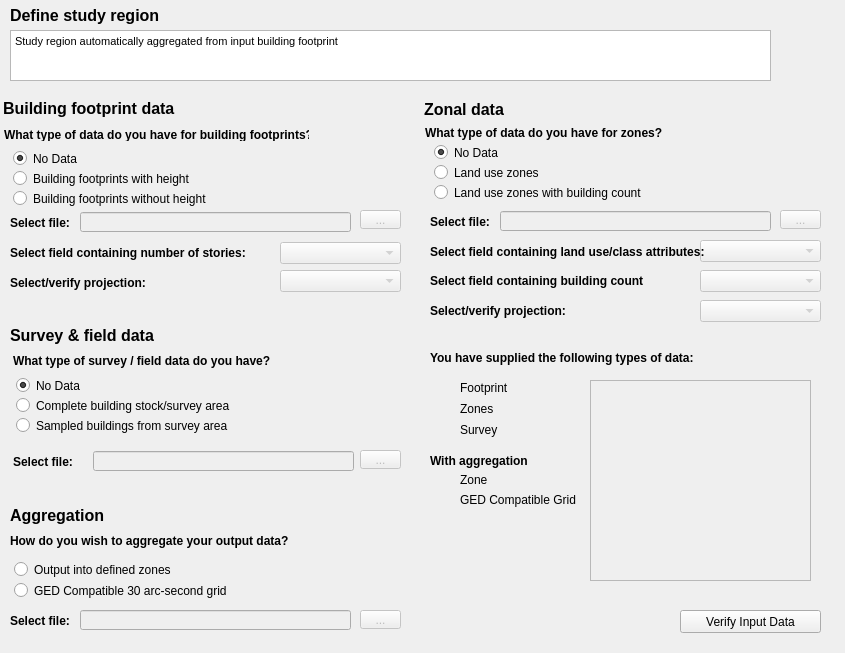
<?xml version="1.0" encoding="UTF-8"?>
<ui version="4.0">
 <class>widgetDataInput</class>
 <widget class="QWidget" name="widgetDataInput">
  <property name="geometry">
   <rect>
    <x>0</x>
    <y>0</y>
    <width>845</width>
    <height>653</height>
   </rect>
  </property>
  <property name="windowTitle">
   <string>Form</string>
  </property>
  <widget class="QWidget" name="widgetSurvey" native="true">
   <property name="geometry">
    <rect>
     <x>0</x>
     <y>310</y>
     <width>401</width>
     <height>181</height>
    </rect>
   </property>
   <widget class="QLabel" name="lb_svy_select_file">
    <property name="geometry">
     <rect>
      <x>13</x>
      <y>141</y>
      <width>71</width>
      <height>21</height>
     </rect>
    </property>
    <property name="font">
     <font>
      <weight>75</weight>
      <bold>true</bold>
     </font>
    </property>
    <property name="text">
     <string>Select file:</string>
    </property>
   </widget>
   <widget class="QLabel" name="img_lb_svy_desc_help">
    <property name="geometry">
     <rect>
      <x>280</x>
      <y>40</y>
      <width>16</width>
      <height>21</height>
     </rect>
    </property>
    <property name="text">
     <string/>
    </property>
    <property name="pixmap">
     <pixmap resource="resources/SIDDResource.qrc">:/imgs/icons/help.png</pixmap>
    </property>
   </widget>
   <widget class="QLabel" name="lb_svy_desc">
    <property name="geometry">
     <rect>
      <x>13</x>
      <y>43</y>
      <width>271</width>
      <height>16</height>
     </rect>
    </property>
    <property name="font">
     <font>
      <weight>75</weight>
      <bold>true</bold>
     </font>
    </property>
    <property name="text">
     <string>What type of survey / field data do you have?</string>
    </property>
   </widget>
   <widget class="QToolButton" name="btn_svy_select_file">
    <property name="enabled">
     <bool>false</bool>
    </property>
    <property name="geometry">
     <rect>
      <x>360</x>
      <y>140</y>
      <width>41</width>
      <height>19</height>
     </rect>
    </property>
    <property name="cursor">
     <cursorShape>ArrowCursor</cursorShape>
    </property>
    <property name="text">
     <string>...</string>
    </property>
   </widget>
   <widget class="QRadioButton" name="radio_svy_op3">
    <property name="geometry">
     <rect>
      <x>16</x>
      <y>107</y>
      <width>381</width>
      <height>17</height>
     </rect>
    </property>
    <property name="text">
     <string>Sampled buildings from survey area</string>
    </property>
   </widget>
   <widget class="QRadioButton" name="radio_svy_op1">
    <property name="geometry">
     <rect>
      <x>16</x>
      <y>67</y>
      <width>381</width>
      <height>17</height>
     </rect>
    </property>
    <property name="text">
     <string>No Data</string>
    </property>
    <property name="checked">
     <bool>true</bool>
    </property>
   </widget>
   <widget class="QRadioButton" name="radio_svy_op2">
    <property name="geometry">
     <rect>
      <x>16</x>
      <y>87</y>
      <width>381</width>
      <height>17</height>
     </rect>
    </property>
    <property name="text">
     <string>Complete building stock/survey area</string>
    </property>
   </widget>
   <widget class="QLineEdit" name="txt_svy_select_file">
    <property name="enabled">
     <bool>false</bool>
    </property>
    <property name="geometry">
     <rect>
      <x>93</x>
      <y>141</y>
      <width>261</width>
      <height>20</height>
     </rect>
    </property>
   </widget>
   <widget class="QLabel" name="lb_svy_title">
    <property name="geometry">
     <rect>
      <x>10</x>
      <y>10</y>
      <width>331</width>
      <height>31</height>
     </rect>
    </property>
    <property name="font">
     <font>
      <pointsize>12</pointsize>
      <weight>75</weight>
      <bold>true</bold>
     </font>
    </property>
    <property name="text">
     <string>Survey &amp; field data</string>
    </property>
   </widget>
  </widget>
  <widget class="QWidget" name="widgetResult" native="true">
   <property name="geometry">
    <rect>
     <x>420</x>
     <y>340</y>
     <width>411</width>
     <height>301</height>
    </rect>
   </property>
   <widget class="QLabel" name="lb_verify_title">
    <property name="geometry">
     <rect>
      <x>10</x>
      <y>10</y>
      <width>301</width>
      <height>16</height>
     </rect>
    </property>
    <property name="font">
     <font>
      <weight>75</weight>
      <bold>true</bold>
     </font>
    </property>
    <property name="text">
     <string>You have supplied the following types of data:</string>
    </property>
   </widget>
   <widget class="QLabel" name="img_lb_verify_fp">
    <property name="geometry">
     <rect>
      <x>10</x>
      <y>38</y>
      <width>21</width>
      <height>21</height>
     </rect>
    </property>
    <property name="text">
     <string/>
    </property>
   </widget>
   <widget class="QLabel" name="img_lb_verify_zones">
    <property name="geometry">
     <rect>
      <x>10</x>
      <y>59</y>
      <width>21</width>
      <height>21</height>
     </rect>
    </property>
    <property name="text">
     <string/>
    </property>
   </widget>
   <widget class="QLabel" name="lb_verify_fp">
    <property name="geometry">
     <rect>
      <x>40</x>
      <y>38</y>
      <width>111</width>
      <height>20</height>
     </rect>
    </property>
    <property name="text">
     <string>Footprint</string>
    </property>
   </widget>
   <widget class="QLabel" name="lb_verify_svy">
    <property name="geometry">
     <rect>
      <x>40</x>
      <y>80</y>
      <width>111</width>
      <height>20</height>
     </rect>
    </property>
    <property name="text">
     <string>Survey</string>
    </property>
   </widget>
   <widget class="QLabel" name="lb_verify_zones">
    <property name="geometry">
     <rect>
      <x>40</x>
      <y>59</y>
      <width>111</width>
      <height>20</height>
     </rect>
    </property>
    <property name="text">
     <string>Zones</string>
    </property>
   </widget>
   <widget class="QLabel" name="img_lb_verify_svy">
    <property name="geometry">
     <rect>
      <x>10</x>
      <y>80</y>
      <width>21</width>
      <height>21</height>
     </rect>
    </property>
    <property name="text">
     <string/>
    </property>
   </widget>
   <widget class="QLabel" name="lb_verify_aggregation">
    <property name="geometry">
     <rect>
      <x>10</x>
      <y>113</y>
      <width>171</width>
      <height>16</height>
     </rect>
    </property>
    <property name="font">
     <font>
      <weight>75</weight>
      <bold>true</bold>
     </font>
    </property>
    <property name="text">
     <string>With aggregation</string>
    </property>
   </widget>
   <widget class="QLabel" name="img_lb_verify_agg_grid">
    <property name="geometry">
     <rect>
      <x>10</x>
      <y>150</y>
      <width>21</width>
      <height>21</height>
     </rect>
    </property>
    <property name="text">
     <string/>
    </property>
   </widget>
   <widget class="QLabel" name="img_lb_verify_agg_zone">
    <property name="geometry">
     <rect>
      <x>10</x>
      <y>130</y>
      <width>21</width>
      <height>21</height>
     </rect>
    </property>
    <property name="text">
     <string/>
    </property>
   </widget>
   <widget class="QLabel" name="lb_verify_agg_zone">
    <property name="geometry">
     <rect>
      <x>40</x>
      <y>130</y>
      <width>131</width>
      <height>20</height>
     </rect>
    </property>
    <property name="text">
     <string>Zone</string>
    </property>
   </widget>
   <widget class="QLabel" name="lb_verify_agg_grid">
    <property name="geometry">
     <rect>
      <x>40</x>
      <y>150</y>
      <width>131</width>
      <height>20</height>
     </rect>
    </property>
    <property name="text">
     <string>GED Compatible Grid</string>
    </property>
   </widget>
   <widget class="QTextBrowser" name="txt_verify_text">
    <property name="enabled">
     <bool>false</bool>
    </property>
    <property name="geometry">
     <rect>
      <x>170</x>
      <y>40</y>
      <width>221</width>
      <height>201</height>
     </rect>
    </property>
    <property name="html">
     <string>&lt;!DOCTYPE HTML PUBLIC &quot;-//W3C//DTD HTML 4.0//EN&quot; &quot;http://www.w3.org/TR/REC-html40/strict.dtd&quot;&gt;
&lt;html&gt;&lt;head&gt;&lt;meta name=&quot;qrichtext&quot; content=&quot;1&quot; /&gt;&lt;style type=&quot;text/css&quot;&gt;
p, li { white-space: pre-wrap; }
&lt;/style&gt;&lt;/head&gt;&lt;body style=&quot; font-family:'MS Shell Dlg 2'; font-size:8.25pt; font-weight:400; font-style:normal;&quot;&gt;
&lt;p style=&quot;-qt-paragraph-type:empty; margin-top:12px; margin-bottom:12px; margin-left:0px; margin-right:0px; -qt-block-indent:0; text-indent:0px; font-size:8pt;&quot;&gt;&lt;/p&gt;&lt;/body&gt;&lt;/html&gt;</string>
    </property>
   </widget>
   <widget class="QPushButton" name="btn_verify">
    <property name="enabled">
     <bool>true</bool>
    </property>
    <property name="geometry">
     <rect>
      <x>260</x>
      <y>270</y>
      <width>141</width>
      <height>23</height>
     </rect>
    </property>
    <property name="cursor">
     <cursorShape>ArrowCursor</cursorShape>
    </property>
    <property name="text">
     <string>Verify Input Data</string>
    </property>
   </widget>
  </widget>
  <widget class="QWidget" name="widgetAggr" native="true">
   <property name="geometry">
    <rect>
     <x>0</x>
     <y>490</y>
     <width>401</width>
     <height>151</height>
    </rect>
   </property>
   <widget class="QRadioButton" name="radio_aggr_op2">
    <property name="geometry">
     <rect>
      <x>14</x>
      <y>92</y>
      <width>381</width>
      <height>17</height>
     </rect>
    </property>
    <property name="text">
     <string>GED Compatible 30 arc-second grid</string>
    </property>
   </widget>
   <widget class="QLabel" name="lb_aggr_desc">
    <property name="geometry">
     <rect>
      <x>10</x>
      <y>43</y>
      <width>281</width>
      <height>16</height>
     </rect>
    </property>
    <property name="font">
     <font>
      <weight>75</weight>
      <bold>true</bold>
     </font>
    </property>
    <property name="text">
     <string>How do you wish to aggregate your output data?</string>
    </property>
   </widget>
   <widget class="QLabel" name="lb_aggr_title">
    <property name="geometry">
     <rect>
      <x>10</x>
      <y>10</y>
      <width>331</width>
      <height>31</height>
     </rect>
    </property>
    <property name="font">
     <font>
      <pointsize>12</pointsize>
      <weight>75</weight>
      <bold>true</bold>
     </font>
    </property>
    <property name="text">
     <string>Aggregation</string>
    </property>
   </widget>
   <widget class="QRadioButton" name="radio_aggr_op1">
    <property name="geometry">
     <rect>
      <x>14</x>
      <y>71</y>
      <width>381</width>
      <height>17</height>
     </rect>
    </property>
    <property name="text">
     <string>Output into defined zones </string>
    </property>
   </widget>
   <widget class="QLabel" name="img_lb_aggr_desc_help">
    <property name="geometry">
     <rect>
      <x>291</x>
      <y>41</y>
      <width>16</width>
      <height>21</height>
     </rect>
    </property>
    <property name="text">
     <string/>
    </property>
    <property name="pixmap">
     <pixmap resource="resources/SIDDResource.qrc">:/imgs/icons/help.png</pixmap>
    </property>
   </widget>
   <widget class="QToolButton" name="btn_aggr_grid_select_file">
    <property name="enabled">
     <bool>false</bool>
    </property>
    <property name="geometry">
     <rect>
      <x>360</x>
      <y>120</y>
      <width>41</width>
      <height>19</height>
     </rect>
    </property>
    <property name="cursor">
     <cursorShape>ArrowCursor</cursorShape>
    </property>
    <property name="text">
     <string>...</string>
    </property>
   </widget>
   <widget class="QLineEdit" name="txt_aggr_grid_select_file">
    <property name="enabled">
     <bool>false</bool>
    </property>
    <property name="geometry">
     <rect>
      <x>80</x>
      <y>120</y>
      <width>271</width>
      <height>20</height>
     </rect>
    </property>
   </widget>
   <widget class="QLabel" name="lb_aggr_grid_select_file">
    <property name="geometry">
     <rect>
      <x>10</x>
      <y>120</y>
      <width>71</width>
      <height>21</height>
     </rect>
    </property>
    <property name="font">
     <font>
      <weight>75</weight>
      <bold>true</bold>
     </font>
    </property>
    <property name="text">
     <string>Select file:</string>
    </property>
   </widget>
  </widget>
  <widget class="QWidget" name="widgetFootprint" native="true">
   <property name="geometry">
    <rect>
     <x>0</x>
     <y>90</y>
     <width>401</width>
     <height>221</height>
    </rect>
   </property>
   <widget class="QComboBox" name="cb_fp_story_field">
    <property name="enabled">
     <bool>false</bool>
    </property>
    <property name="geometry">
     <rect>
      <x>280</x>
      <y>152</y>
      <width>121</width>
      <height>22</height>
     </rect>
    </property>
   </widget>
   <widget class="QRadioButton" name="radio_fp_op2">
    <property name="geometry">
     <rect>
      <x>13</x>
      <y>80</y>
      <width>381</width>
      <height>17</height>
     </rect>
    </property>
    <property name="text">
     <string>Building footprints with height</string>
    </property>
   </widget>
   <widget class="QLineEdit" name="txt_fp_select_file">
    <property name="enabled">
     <bool>false</bool>
    </property>
    <property name="geometry">
     <rect>
      <x>80</x>
      <y>122</y>
      <width>271</width>
      <height>20</height>
     </rect>
    </property>
   </widget>
   <widget class="QLabel" name="lb_fp_select_file">
    <property name="geometry">
     <rect>
      <x>10</x>
      <y>122</y>
      <width>71</width>
      <height>21</height>
     </rect>
    </property>
    <property name="font">
     <font>
      <weight>75</weight>
      <bold>true</bold>
     </font>
    </property>
    <property name="text">
     <string>Select file:</string>
    </property>
   </widget>
   <widget class="QRadioButton" name="radio_fp_op3">
    <property name="geometry">
     <rect>
      <x>13</x>
      <y>100</y>
      <width>381</width>
      <height>17</height>
     </rect>
    </property>
    <property name="text">
     <string>Building footprints without height</string>
    </property>
   </widget>
   <widget class="QLabel" name="lb_fp_title">
    <property name="geometry">
     <rect>
      <x>3</x>
      <y>3</y>
      <width>341</width>
      <height>31</height>
     </rect>
    </property>
    <property name="font">
     <font>
      <pointsize>12</pointsize>
      <weight>75</weight>
      <bold>true</bold>
     </font>
    </property>
    <property name="text">
     <string>Building footprint data</string>
    </property>
   </widget>
   <widget class="QLabel" name="lb_fp_desc">
    <property name="geometry">
     <rect>
      <x>4</x>
      <y>38</y>
      <width>305</width>
      <height>13</height>
     </rect>
    </property>
    <property name="font">
     <font>
      <weight>75</weight>
      <bold>true</bold>
     </font>
    </property>
    <property name="text">
     <string>What type of data do you have for building footprints?</string>
    </property>
   </widget>
   <widget class="QComboBox" name="cb_fp_proj">
    <property name="enabled">
     <bool>false</bool>
    </property>
    <property name="geometry">
     <rect>
      <x>280</x>
      <y>180</y>
      <width>121</width>
      <height>22</height>
     </rect>
    </property>
   </widget>
   <widget class="QLabel" name="lb_fp_proj">
    <property name="geometry">
     <rect>
      <x>10</x>
      <y>182</y>
      <width>151</width>
      <height>21</height>
     </rect>
    </property>
    <property name="font">
     <font>
      <weight>75</weight>
      <bold>true</bold>
     </font>
    </property>
    <property name="text">
     <string>Select/verify projection:</string>
    </property>
   </widget>
   <widget class="QToolButton" name="btn_fp_select_file">
    <property name="enabled">
     <bool>false</bool>
    </property>
    <property name="geometry">
     <rect>
      <x>360</x>
      <y>120</y>
      <width>41</width>
      <height>19</height>
     </rect>
    </property>
    <property name="cursor">
     <cursorShape>ArrowCursor</cursorShape>
    </property>
    <property name="text">
     <string>...</string>
    </property>
   </widget>
   <widget class="QRadioButton" name="radio_fp_op1">
    <property name="geometry">
     <rect>
      <x>13</x>
      <y>60</y>
      <width>381</width>
      <height>17</height>
     </rect>
    </property>
    <property name="text">
     <string>No Data</string>
    </property>
    <property name="checked">
     <bool>true</bool>
    </property>
   </widget>
   <widget class="QLabel" name="lb_fp_story_field">
    <property name="geometry">
     <rect>
      <x>10</x>
      <y>152</y>
      <width>241</width>
      <height>21</height>
     </rect>
    </property>
    <property name="font">
     <font>
      <weight>75</weight>
      <bold>true</bold>
     </font>
    </property>
    <property name="text">
     <string>Select field containing number of stories:</string>
    </property>
   </widget>
   <widget class="QLabel" name="img_lb_fp_desc_help">
    <property name="geometry">
     <rect>
      <x>321</x>
      <y>34</y>
      <width>16</width>
      <height>21</height>
     </rect>
    </property>
    <property name="text">
     <string/>
    </property>
    <property name="pixmap">
     <pixmap resource="resources/SIDDResource.qrc">:/imgs/icons/help.png</pixmap>
    </property>
   </widget>
  </widget>
  <widget class="QWidget" name="widgetTitle" native="true">
   <property name="geometry">
    <rect>
     <x>0</x>
     <y>0</y>
     <width>831</width>
     <height>91</height>
    </rect>
   </property>
   <widget class="QLabel" name="lb_panel_title">
    <property name="geometry">
     <rect>
      <x>10</x>
      <y>0</y>
      <width>761</width>
      <height>31</height>
     </rect>
    </property>
    <property name="font">
     <font>
      <pointsize>12</pointsize>
      <weight>75</weight>
      <bold>true</bold>
     </font>
    </property>
    <property name="text">
     <string>Define study region</string>
    </property>
   </widget>
   <widget class="QTextEdit" name="txt_panel_description">
    <property name="geometry">
     <rect>
      <x>10</x>
      <y>30</y>
      <width>761</width>
      <height>51</height>
     </rect>
    </property>
    <property name="html">
     <string>&lt;!DOCTYPE HTML PUBLIC &quot;-//W3C//DTD HTML 4.0//EN&quot; &quot;http://www.w3.org/TR/REC-html40/strict.dtd&quot;&gt;
&lt;html&gt;&lt;head&gt;&lt;meta name=&quot;qrichtext&quot; content=&quot;1&quot; /&gt;&lt;style type=&quot;text/css&quot;&gt;
p, li { white-space: pre-wrap; }
&lt;/style&gt;&lt;/head&gt;&lt;body style=&quot; font-family:'MS Shell Dlg 2'; font-size:8.25pt; font-weight:400; font-style:normal;&quot;&gt;
&lt;p style=&quot; margin-top:0px; margin-bottom:0px; margin-left:0px; margin-right:0px; -qt-block-indent:0; text-indent:0px;&quot;&gt;&lt;span style=&quot; font-family:'Tahoma'; font-size:8pt;&quot;&gt;Study region automatically aggregated from input building footprint&lt;/span&gt;&lt;/p&gt;&lt;/body&gt;&lt;/html&gt;</string>
    </property>
   </widget>
  </widget>
  <widget class="QWidget" name="widgetZones" native="true">
   <property name="geometry">
    <rect>
     <x>420</x>
     <y>90</y>
     <width>411</width>
     <height>241</height>
    </rect>
   </property>
   <widget class="QRadioButton" name="radio_zones_op3">
    <property name="geometry">
     <rect>
      <x>14</x>
      <y>94</y>
      <width>391</width>
      <height>17</height>
     </rect>
    </property>
    <property name="text">
     <string>Land use zones with building count</string>
    </property>
   </widget>
   <widget class="QRadioButton" name="radio_zones_op2">
    <property name="geometry">
     <rect>
      <x>14</x>
      <y>74</y>
      <width>391</width>
      <height>17</height>
     </rect>
    </property>
    <property name="text">
     <string>Land use zones</string>
    </property>
   </widget>
   <widget class="QLabel" name="lb_zones_proj">
    <property name="geometry">
     <rect>
      <x>10</x>
      <y>210</y>
      <width>151</width>
      <height>21</height>
     </rect>
    </property>
    <property name="font">
     <font>
      <weight>75</weight>
      <bold>true</bold>
     </font>
    </property>
    <property name="text">
     <string>Select/verify projection:</string>
    </property>
   </widget>
   <widget class="QLabel" name="lb_zones_select_file">
    <property name="geometry">
     <rect>
      <x>10</x>
      <y>121</y>
      <width>71</width>
      <height>21</height>
     </rect>
    </property>
    <property name="font">
     <font>
      <weight>75</weight>
      <bold>true</bold>
     </font>
    </property>
    <property name="text">
     <string>Select file:</string>
    </property>
   </widget>
   <widget class="QRadioButton" name="radio_zones_op1">
    <property name="geometry">
     <rect>
      <x>14</x>
      <y>54</y>
      <width>391</width>
      <height>17</height>
     </rect>
    </property>
    <property name="text">
     <string>No Data</string>
    </property>
    <property name="checked">
     <bool>true</bool>
    </property>
   </widget>
   <widget class="QComboBox" name="cb_zones_class_field">
    <property name="enabled">
     <bool>false</bool>
    </property>
    <property name="geometry">
     <rect>
      <x>280</x>
      <y>150</y>
      <width>121</width>
      <height>22</height>
     </rect>
    </property>
   </widget>
   <widget class="QLabel" name="lb_zones_class_field">
    <property name="geometry">
     <rect>
      <x>10</x>
      <y>151</y>
      <width>281</width>
      <height>21</height>
     </rect>
    </property>
    <property name="font">
     <font>
      <weight>75</weight>
      <bold>true</bold>
     </font>
    </property>
    <property name="text">
     <string>Select field containing land use/class attributes:</string>
    </property>
   </widget>
   <widget class="QLabel" name="lb_zones_title">
    <property name="geometry">
     <rect>
      <x>4</x>
      <y>4</y>
      <width>371</width>
      <height>31</height>
     </rect>
    </property>
    <property name="font">
     <font>
      <pointsize>12</pointsize>
      <weight>75</weight>
      <bold>true</bold>
     </font>
    </property>
    <property name="text">
     <string>Zonal data</string>
    </property>
   </widget>
   <widget class="QToolButton" name="btn_zones_select_file">
    <property name="enabled">
     <bool>false</bool>
    </property>
    <property name="geometry">
     <rect>
      <x>360</x>
      <y>120</y>
      <width>41</width>
      <height>19</height>
     </rect>
    </property>
    <property name="cursor">
     <cursorShape>ArrowCursor</cursorShape>
    </property>
    <property name="text">
     <string>...</string>
    </property>
   </widget>
   <widget class="QComboBox" name="cb_zones_proj">
    <property name="enabled">
     <bool>false</bool>
    </property>
    <property name="geometry">
     <rect>
      <x>280</x>
      <y>210</y>
      <width>121</width>
      <height>22</height>
     </rect>
    </property>
   </widget>
   <widget class="QLineEdit" name="txt_zones_select_file">
    <property name="enabled">
     <bool>false</bool>
    </property>
    <property name="geometry">
     <rect>
      <x>80</x>
      <y>121</y>
      <width>271</width>
      <height>20</height>
     </rect>
    </property>
   </widget>
   <widget class="QLabel" name="lb_zones_desc">
    <property name="geometry">
     <rect>
      <x>5</x>
      <y>35</y>
      <width>251</width>
      <height>16</height>
     </rect>
    </property>
    <property name="font">
     <font>
      <weight>75</weight>
      <bold>true</bold>
     </font>
    </property>
    <property name="text">
     <string>What type of data do you have for zones?</string>
    </property>
   </widget>
   <widget class="QLabel" name="img_lb_zones_desc_help">
    <property name="geometry">
     <rect>
      <x>246</x>
      <y>32</y>
      <width>16</width>
      <height>21</height>
     </rect>
    </property>
    <property name="text">
     <string/>
    </property>
    <property name="pixmap">
     <pixmap resource="resources/SIDDResource.qrc">:/imgs/icons/help.png</pixmap>
    </property>
   </widget>
   <widget class="QLabel" name="lb_zones_count_field">
    <property name="geometry">
     <rect>
      <x>10</x>
      <y>180</y>
      <width>271</width>
      <height>21</height>
     </rect>
    </property>
    <property name="font">
     <font>
      <weight>75</weight>
      <bold>true</bold>
     </font>
    </property>
    <property name="text">
     <string>Select field containing building count</string>
    </property>
   </widget>
   <widget class="QComboBox" name="cb_zones_count_field">
    <property name="enabled">
     <bool>false</bool>
    </property>
    <property name="geometry">
     <rect>
      <x>280</x>
      <y>180</y>
      <width>121</width>
      <height>22</height>
     </rect>
    </property>
   </widget>
  </widget>
 </widget>
 <tabstops>
  <tabstop>radio_fp_op1</tabstop>
  <tabstop>radio_fp_op2</tabstop>
  <tabstop>radio_fp_op3</tabstop>
  <tabstop>txt_fp_select_file</tabstop>
  <tabstop>btn_fp_select_file</tabstop>
  <tabstop>cb_fp_story_field</tabstop>
  <tabstop>cb_fp_proj</tabstop>
  <tabstop>radio_svy_op1</tabstop>
  <tabstop>radio_svy_op2</tabstop>
  <tabstop>radio_svy_op3</tabstop>
  <tabstop>txt_svy_select_file</tabstop>
  <tabstop>btn_svy_select_file</tabstop>
  <tabstop>radio_aggr_op1</tabstop>
  <tabstop>radio_aggr_op2</tabstop>
  <tabstop>radio_zones_op1</tabstop>
  <tabstop>radio_zones_op2</tabstop>
  <tabstop>radio_zones_op3</tabstop>
  <tabstop>txt_zones_select_file</tabstop>
  <tabstop>btn_zones_select_file</tabstop>
  <tabstop>cb_zones_class_field</tabstop>
  <tabstop>cb_zones_proj</tabstop>
  <tabstop>btn_verify</tabstop>
  <tabstop>txt_panel_description</tabstop>
  <tabstop>txt_verify_text</tabstop>
 </tabstops>
 <resources>
  <include location="resources/SIDDResource.qrc"/>
 </resources>
 <connections/>
 <slots>
  <slot>openFootprintData()</slot>
  <slot>openSurveyData()</slot>
  <slot>openZoneData()</slot>
  <slot>verifyInput()</slot>
  <slot>setFootprintDataType()</slot>
  <slot>setSurveyDataType()</slot>
  <slot>setAggregateType()</slot>
  <slot>setZoneDataType()</slot>
  <slot>openAggGridData()</slot>
  <slot>setZoneField()</slot>
  <slot>setZoneCountField()</slot>
 </slots>
</ui>
